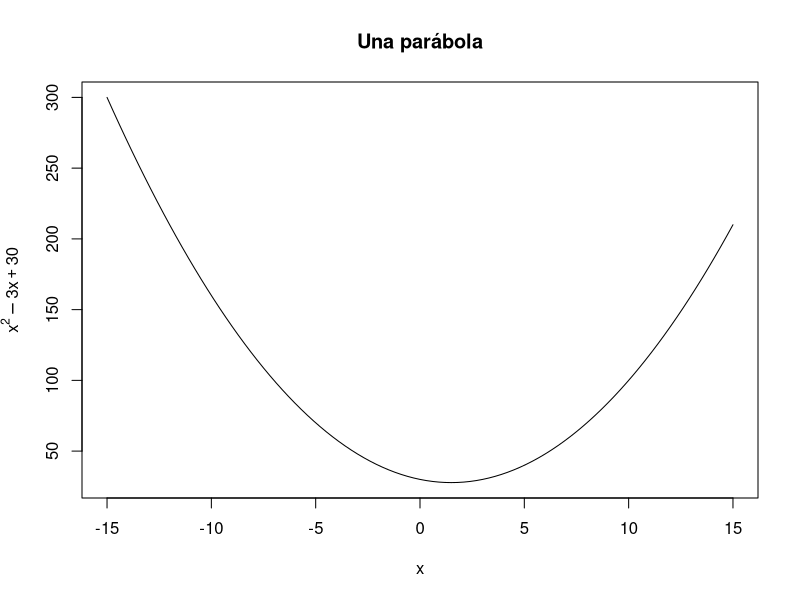
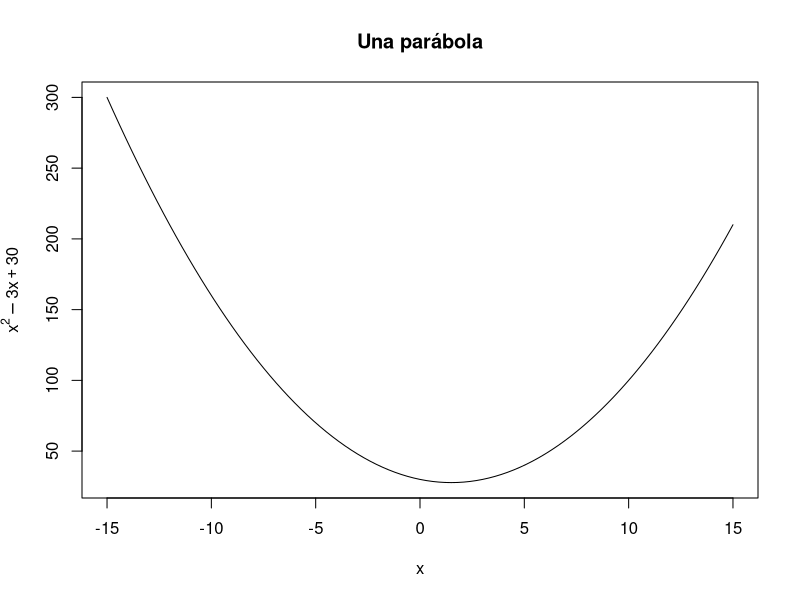
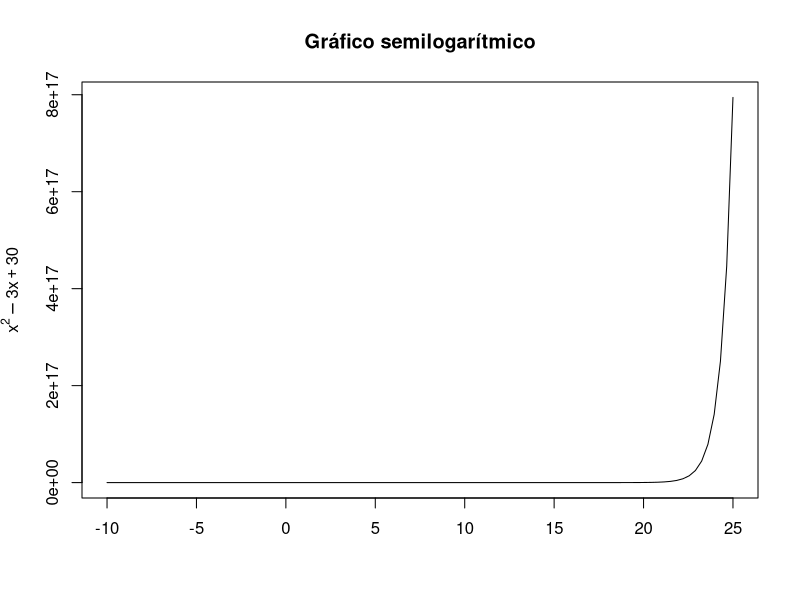
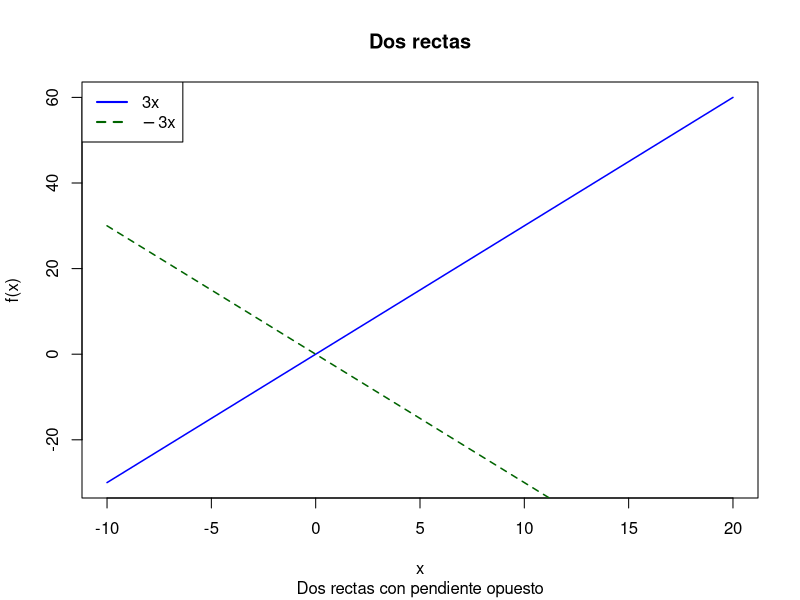
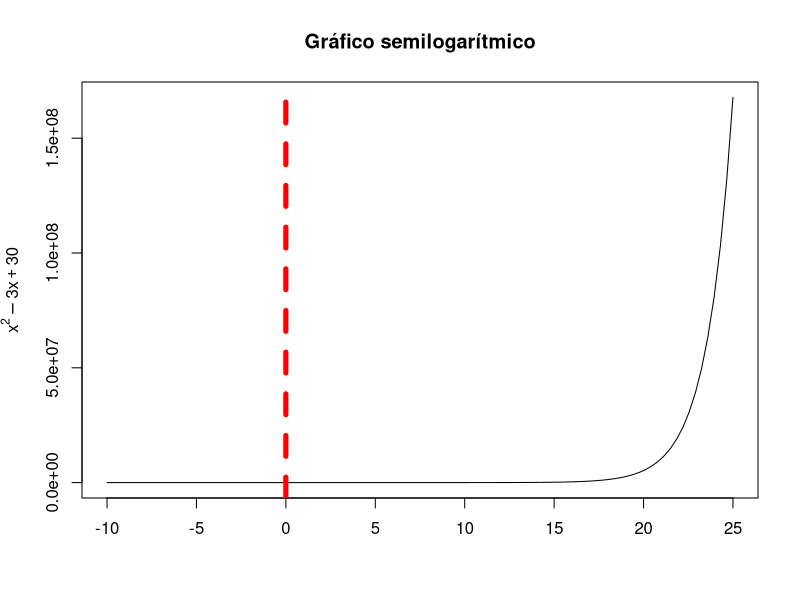
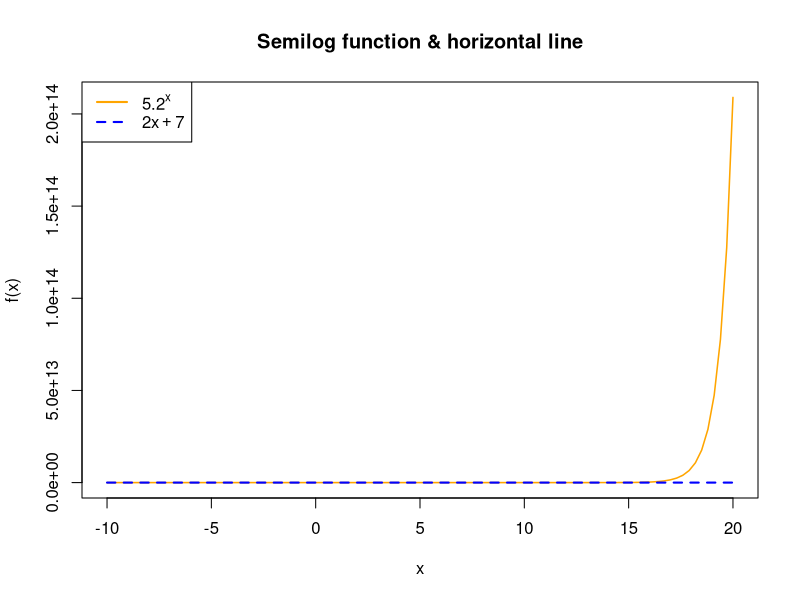

Source code (R) for these figures, in order:
## ---- chunk 1
knitr::opts_chunk$set(echo = TRUE)
## ---- chunk 2
f=function(x){x^2-3*x+30}

curve(f,xlim=c(-15,15),main="Una parábola",
     ylab = expression(x^2-3*x+30), xlab = "x")
## ---- chunk 3
f=function(x){x^2-3*x+30}

plot(f,xlim=c(-15,15),main="Una parábola",
     ylab = expression(x^2-3*x+30), xlab = "x")
## ---- chunk 4

f=function(x){y = 5.2^x}
curve(f,xlim=c(-10,25),xlab="",ylab=expression(x^2-3*x+30),main="Gráfico semilogarítmico")


## ---- chunk 5
f <- function(x){3*x}

curve(f, xlim = c(-10,20), col = "blue", lwd = 1.5)
curve(-3*x, lty = "dashed", col = "darkgreen", lwd = 1.5 ,add=TRUE)
title(main = "Dos rectas", sub = "Dos rectas con pendiente opuesto")
legend("topleft", legend = c(expression(3*x), expression(-3*x)), 
       lwd = 2, col = c("blue", "darkgreen"), 
       lty = c("solid", "dashed"))
## ---- chunk 6

f=function(x){y = 5*2^x}
curve(f,xlim=c(-10,25),xlab="",ylab=expression(x^2-3*x+30),main="Gráfico semilogarítmico")
abline(v = 0, col = "red", lty = "dashed", lwd = 5)
## ---- chunk 7

f = function(x){y = 5.2 ^ x}
f2= function(x){y = 2*x + 7}

curve(f, xlim = c(-10,20), col = "orange", lwd = 1.5)
curve(f2, lty = "dashed", col = "blue", lwd = 2 ,add=TRUE)
title(main = "Semilog function & horizontal line")
legend("topleft", legend = c(expression(y = 5.2 ^ x), expression(y = 2*x + 7)), 
       lwd = 2, col = c("orange", "blue"), 
       lty = c("solid", "dashed"))

